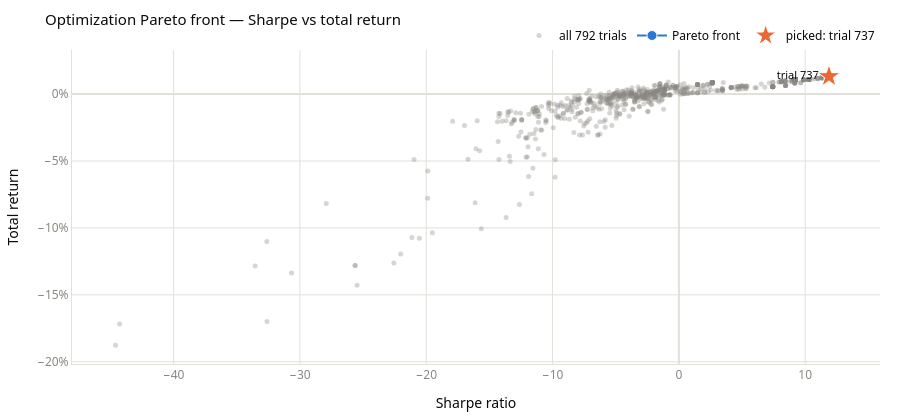

Notebook cell for this chart:
### Markdown cell above
## 8 · Read the study: Pareto front and the picked trial

Gray dots are all completed trials; the blue **staircase** is the exact
boundary of the dominated region (each labeled point is one Pareto-optimal
trial); the orange star is the trial `pick_best` selects under the weights
below. Hover any point for its full parameter set.

### Code cell
study = opt.load_study(strat)
front = opt.pareto_frame(study)
everything = opt.trials_frame(study)

WEIGHTS = (1.0, 0.5)   # preference: full weight on Sharpe, half on raw return
best = opt.pick_best(study, weights=WEIGHTS)
plots.plot_pareto(front, everything, picked=best.number).show()
front.head(8).round(3)

### Figure 1 — Plotly figure (JSON) as saved in the notebook; plotly's stock layout.template omitted (floating-point values rounded to 4 significant figures; data arrays with more than 128 entries replaced by an {"elided": "..."} marker saying what was removed)
{"data": [{"customdata": {"elided": "792x2 mixed values"}, "hovertemplate": "<b>trial %{customdata[0]}</b><br>sharpe %{x:.2f} | return %{y:.1%}<br>%{customdata[1]}<extra></extra>", "marker": {"color": "#898781", "opacity": 0.35, "size": 5}, "mode": "markers", "name": "all 792 trials", "type": "scatter", "x": {"elided": "792 float values"}, "y": {"elided": "792 float values"}}, {"customdata": [[737, "fast=32, slow=200, threshold=9.0, horizon=97, profile_days=6, smooth_minutes=5, sl_pct=0.005, sl_trail=False"]], "hovertemplate": "<b>trial %{customdata[0]}</b><br>sharpe %{x:.2f} | return %{y:.1%}<br>%{customdata[1]}<extra></extra>", "line": {"color": "#2a78d6", "shape": "vh", "width": 2}, "marker": {"color": "#2a78d6", "line": {"color": "white", "width": 1}, "size": 10}, "mode": "lines+markers+text", "name": "Pareto front", "text": ["trial 737 "], "textfont": {"color": "#0b0b0b", "size": 11}, "textposition": ["middle left"], "type": "scatter", "x": [11.88], "y": [0.01324]}, {"customdata": [[737, "fast=32, slow=200, threshold=9.0, horizon=97, profile_days=6, smooth_minutes=5, sl_pct=0.005, sl_trail=False"]], "hovertemplate": "<b>trial %{customdata[0]}</b><br>sharpe %{x:.2f} | return %{y:.1%}<br>%{customdata[1]}<extra></extra>", "marker": {"color": "#eb6834", "line": {"color": "white", "width": 1}, "size": 17, "symbol": "star"}, "mode": "markers", "name": "picked: trial 737", "type": "scatter", "x": [11.88], "y": [0.01324]}], "layout": {"font": {"color": "#0b0b0b", "family": "system-ui, -apple-system, \"Segoe UI\", sans-serif", "size": 12}, "height": 420, "hoverlabel": {"bgcolor": "white", "bordercolor": "#e1e0d9", "font": {"size": 12}}, "legend": {"orientation": "h", "x": 1.0, "xanchor": "right", "y": 1.0, "yanchor": "bottom"}, "margin": {"b": 40, "l": 60, "r": 20, "t": 50}, "title": {"font": {"color": "#0b0b0b", "size": 15}, "text": "Optimization Pareto front — Sharpe vs total return"}, "xaxis": {"gridcolor": "#e1e0d9", "linecolor": "#e1e0d9", "tickfont": {"color": "#898781"}, "title": {"text": "Sharpe ratio"}, "zerolinecolor": "#e1e0d9"}, "yaxis": {"gridcolor": "#e1e0d9", "linecolor": "#e1e0d9", "tickfont": {"color": "#898781"}, "tickformat": ".0%", "title": {"text": "Total return"}, "zerolinecolor": "#e1e0d9"}}}
